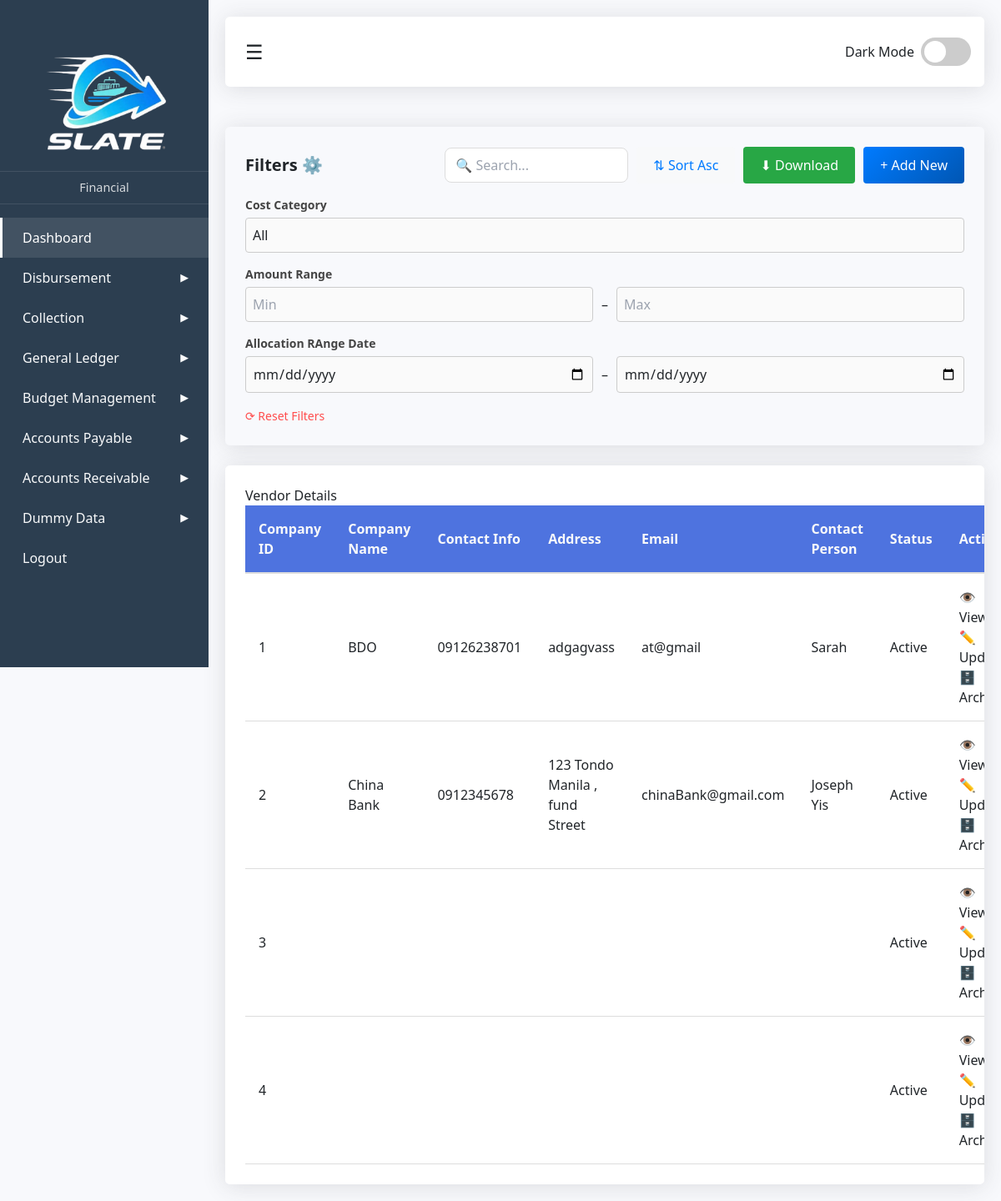
/pages/ap/vendor.php, run on the app's committed database.
### tables this page shows
CREATE TABLE `vendor` (
  `vendor_id` int(11) NOT NULL,
  `vendor_name` varchar(255) DEFAULT NULL,
  `contact_info` varchar(255) DEFAULT NULL,
  `address` varchar(255) DEFAULT NULL,
  `Email` varchar(500) NOT NULL,
  `Contact_person` varchar(500) NOT NULL,
  `Status` enum('Active','Inactive','','') NOT NULL DEFAULT 'Active',
  `Archive` enum('YES','NO') NOT NULL DEFAULT 'NO'
);

### crud/ap/vendor.php (called while the page is built, shortened)
<?php
include_once __DIR__ . '/../../utility/connection.php';
try {
    $sql = "SELECT * FROM vendor WHERE Archive = 'NO'
            ORDER BY vendor_id ASC";
    $stmt = $pdo->query($sql);
    $adjustReports = $stmt->fetchAll(PDO::FETCH_ASSOC);
} catch (PDOException $e) {
    $errorMessage = "❌ Error fetching vendors: " . $e->getMessage();
}
?>

### table/ap/vendor.php (the view, shortened to what this page needs)
<div class="table-section" id="invoiceTableSection">
    <h3>Vendor Details</h3>
    <table id="employeesTable">
        <thead>
            <tr>
                <th>Company ID</th>
                <th>Company Name</th>
                <th>Contact Info</th>
                <th>Address</th>
                <th>Email</th>
                <th>Contact Person</th>
                <th>Status</th>
                <th>Action</th>
            </tr>
        </thead>
        <tbody id="employeesTableBody">
            <?php if (!empty($adjustReports)): ?>
                <?php foreach ($adjustReports as $row): ?>
                    <tr>
                        <td><?php echo htmlspecialchars($row['vendor_id']); ?></td>
                        <td><?php echo htmlspecialchars($row['vendor_name']); ?></td>
                        <td><?php echo htmlspecialchars($row['contact_info']); ?></td>
                        <td><?php echo htmlspecialchars($row['address']); ?></td>
                        <td><?php echo htmlspecialchars($row['Email']); ?></td>
                        <td><?php echo htmlspecialchars($row['Contact_person']); ?></td>
                        <td><?php echo htmlspecialchars($row['Status']); ?></td>
                        <td>
                            <a href="#" onclick="openViewModal(
                                '<?php echo htmlspecialchars($row['vendor_id'], ENT_QUOTES); ?>',
                                '<?php echo htmlspecialchars($row['vendor_name'], ENT_QUOTES); ?>',
                                '<?php echo htmlspecialchars($row['contact_info'], ENT_QUOTES); ?>',
                                '<?php echo htmlspecialchars($row['address'], ENT_QUOTES); ?>',
                                '<?php echo htmlspecialchars($row['Email'], ENT_QUOTES); ?>',
                                '<?php echo htmlspecialchars($row['Contact_person'], ENT_QUOTES); ?>',
                                '<?php echo htmlspecialchars($row['Status'], ENT_QUOTES); ?>'
                            ); return false;">👁️ View</a>
                            <a href="#" onclick="openUpdateModal(
                                '<?php echo htmlspecialchars($row['vendor_id'], ENT_QUOTES); ?>',
                                '<?php echo htmlspecialchars($row['vendor_name'], ENT_QUOTES); ?>',
                                '<?php echo htmlspecialchars($row['contact_info'], ENT_QUOTES); ?>',
                                '<?php echo htmlspecialchars($row['address'], ENT_QUOTES); ?>',
                                '<?php echo htmlspecialchars($row['Email'], ENT_QUOTES); ?>',
                                '<?php echo htmlspecialchars($row['Contact_person'], ENT_QUOTES); ?>',
                                '<?php echo htmlspecialchars($row['Status'], ENT_QUOTES); ?>'
                            ); return false;">✏️ Update</a>
                            <a href="#" onclick="openArchiveModal('<?php echo htmlspecialchars($row['vendor_id'], ENT_QUOTES); ?>'); return false;">🗄️ Archive</a>
                        </td>
                    </tr>
                <?php endforeach; ?>
            <?php else: ?>
                <tr><td colspan="8" class="text-center p-4">No Records Found.</td></tr>
            <?php endif; ?>
        </tbody>
    </table>
</div>

### static/css/filter.css (style rules this page uses)
.card { background: var(--secondary-color); border-radius: 16px; padding: 200px 25px; box-shadow: 0 4px 12px rgba(0,0,0,0.08); transition: all 0.3s ease; }
.card-header { display: flex; flex-wrap: wrap; justify-content: space-between; align-items: center; gap: 10px; }
.card-header h2 { margin: 0; font-size: 20px; font-weight: bold; color: var(--text-dark); }
.search-box input { padding: 8px 12px; border: 1px solid #ddd; color: var(--text-dark); border-radius: 8px; width: 220px; transition: 0.3s; }
.btn { border: none; padding: 8px 16px; border-radius: 8px; cursor: pointer; font-size: 14px; font-weight: 500; transition: all 0.2s ease-in-out; }
.btn-sort { background: #f8f9fa; border: 1px solid #007bff; color: #007bff; }
.btn-filter { background: #28a745; color: #fff; }
.btn-add { background: linear-gradient(135deg, #007bff, #0056b3); color: #fff; }
.btn-reset { background: none; border: none; color: #ff4d4d; font-size: 14px; cursor: pointer; font-weight: 500; }
.filters { display: grid; grid-template-columns: repeat(auto-fit, minmax(250px, 1fr)); gap: 20px; margin-top: 15px; }
.form-group label { display: block; font-size: 14px; margin-bottom: 6px; font-weight: bold; color: #444; }
.form-group input, .form-group select { width: 100%; padding: 10px 12px; border: 1px solid #ccc; border-radius: 8px; font-size: 14px; background: #fafafa; transition: 0.3s; appearance: none; -webkit-appearance: none; -moz-appearance: none; background-size: 14px; }
.date-range { display: flex; gap: 10px; align-items: center; }
.date-range input { flex: 1; }

### static/css/sidebar.css (style rules this page uses)
:root { --sidebar-width: 250px; --primary-color: #4e73df; --secondary-color: #f8f9fc; --dark-bg: #1a1a2e; --dark-card: #16213e; --text-light: #f8f9fa; --text-dark: #212529; --success-color: #1cc88a; --info-color: #36b9cc; --border-radius: 0.35rem; --shadow: 0 0.15rem 1.75rem 0 rgba(58, 59, 69, 0.15); --gradient-blue: linear-gradient(135deg, #4e73df, #7aa2f7); --gradient-red: linear-gradient(135deg, #ef4444, #f87171); --gradient-yellow: linear-gradient(135deg, #facc15, #fde047); --gradient-green: linear-gradient(135deg, #22c55e, #4ade80); --gradient-purple: linear-gradient(135deg, #a855f7, #d8b4fe); --gradient-orange: linear-gradient(135deg, #f97316, #fdba74); }
* { box-sizing: border-box; margin: 0; padding: 0; }
body { font-family: 'Segoe UI', system-ui, sans-serif; overflow-x: hidden; background-color: var(--secondary-color); color: var(--text-dark); transition: all 0.3s; }
.card { border: none; border-radius: var(--border-radius); box-shadow: var(--shadow); padding: 1.5rem; transition: all 0.3s; }
.form-group { margin-bottom: 1rem; }
.form-group label { display: block; margin-bottom: 0.5rem; font-weight: 600; }
.form-group input, .form-group select, .form-group textarea { width: 100%; padding: 0.5rem; border: 1px solid #ddd; border-radius: 4px; font-size: 1rem; }
.btn { padding: 0.5rem 1rem; border: none; border-radius: 4px; font-size: 1rem; cursor: pointer; transition: all 0.3s; }
.table-section { background-color: white; padding: 1.5rem; border-radius: var(--border-radius); box-shadow: var(--shadow); overflow-x: auto; }
table { width: 100%; border-collapse: separate; border-spacing: 0; }
th { padding: 1rem; text-align: left; color: var(--text-light); border-bottom: 2px solid #ddd; }
td { padding: 1rem; text-align: left; color: var(--text-dark); border-bottom: 1px solid #ddd; }
thead { background-color: var(--primary-color); color: white; }

### data on the page
vendor: vendor_id "1", vendor_name "BDO", contact_info "09126238701", address "adgagvass", Email "at@gmail", Contact_person "Sarah", Status "Active"
vendor: vendor_id "2", vendor_name "China Bank", contact_info "0912345678", address "123 Tondo Manila , fund Street", Email "chinaBank@gmail.com", Contact_person "Joseph Yis", Status "Active"
vendor: vendor_id "3", Status "Active"
vendor: vendor_id "4", Status "Active"
